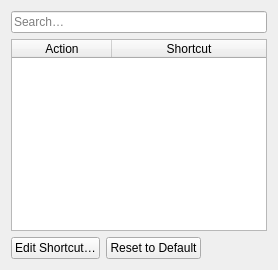
<?xml version="1.0" encoding="UTF-8"?>
<ui version="4.0">
 <class>ShortcutPage</class>
 <widget class="QWidget" name="ShortcutPage">
  <layout class="QVBoxLayout" name="layout">
   <item>
    <widget class="QLineEdit" name="search">
     <property name="placeholderText">
      <string>Search…</string>
     </property>
     <property name="clearButtonEnabled">
      <bool>true</bool>
     </property>
    </widget>
   </item>
   <item>
    <widget class="QTableWidget" name="table">
     <property name="columnCount">
      <number>2</number>
     </property>
     <property name="editTriggers">
      <set>QAbstractItemView::NoEditTriggers</set>
     </property>
     <property name="selectionBehavior">
      <enum>QAbstractItemView::SelectRows</enum>
     </property>
     <property name="selectionMode">
      <enum>QAbstractItemView::SingleSelection</enum>
     </property>
     <attribute name="horizontalHeaderStretchLastSection">
      <bool>true</bool>
     </attribute>
     <attribute name="verticalHeaderVisible">
      <bool>false</bool>
     </attribute>
     <column>
      <property name="text">
       <string>Action</string>
      </property>
     </column>
     <column>
      <property name="text">
       <string>Shortcut</string>
      </property>
     </column>
    </widget>
   </item>
   <item>
    <layout class="QHBoxLayout" name="buttonRow">
     <item>
      <widget class="QPushButton" name="editButton">
       <property name="text">
        <string>Edit Shortcut…</string>
       </property>
      </widget>
     </item>
     <item>
      <widget class="QPushButton" name="resetButton">
       <property name="text">
        <string>Reset to Default</string>
       </property>
      </widget>
     </item>
     <item>
      <spacer name="buttonSpacer">
       <property name="orientation">
        <enum>Qt::Horizontal</enum>
       </property>
       <property name="sizeHint" stdset="0">
        <size>
         <width>40</width>
         <height>20</height>
        </size>
       </property>
      </spacer>
     </item>
    </layout>
   </item>
  </layout>
 </widget>
 <resources/>
 <connections/>
</ui>
